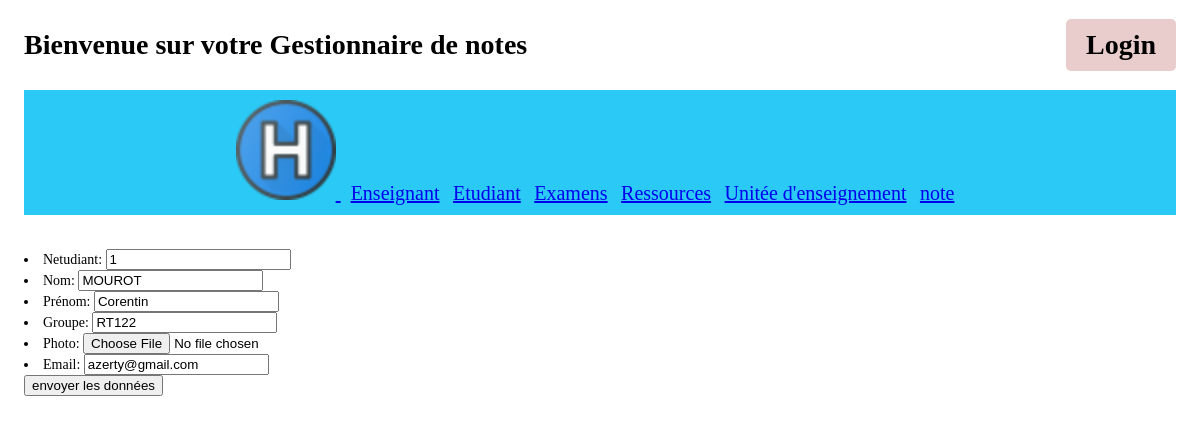
The app's page /gestionnote/updateetudiant/1 with its own data.
### gestionnote/models.py (models this page shows, shortened)
class Etudiant(models.Model): #déclare la classe Livre héritant de la classe Model, classe de base des modèles
    Netudiant = models.IntegerField(primary_key = True, default=None)
    nom = models.CharField(max_length=100) # défini un champs de type texte de 100 caractères maximum
    prénom = models.CharField(max_length = 100)
    groupe = models.CharField(max_length = 5) # champs de type entier devant être obligatoirement rempli
    photo = models.ImageField(blank=True)
    email = models.EmailField(blank=False)

### gestionnote/views.py (the view)
# urls.py: path('updateetudiant/<int:id>', views.updateetudiant, name='updateetudiant',),
def updateetudiant(request, id):
    etudiant = get_object_or_404(models.Etudiant, pk=id)
    form = EtudiantForm(instance=etudiant)
    """
    if request.method == 'POST':
        form = LivreForm(instance=livre)
        if form.is_valid():
            form.save()
            return redirect('nom-de-la-page')
    """
    return render(request, 'gestionnote/updateetudiant.html', {'form': form, 'id': id})

### gestionnote/forms.py
class EtudiantForm(ModelForm):
    class Meta:
        model = models.Etudiant
        fields = ('Netudiant','nom', 'prénom', 'groupe', 'photo', 'email')
        labels = {
            'Netudiant' :_('Netudiant'),
            'nom': _('Nom'),
            'prénom': _('Prénom'),
            'groupe': _('Groupe'),
            'photo': _('Photo'),
            'email': _('Email')
        }

### gestionnote/templates/gestionnote/updateetudiant.html (shortened to what this page needs)
{% extends 'gestionnote/main.html' %}
{% block content %}
    <form method="post" action="/gestionnote/traitementupdateetudiant/{{id}}">
    {{ form.as_ul }}
    <input type="submit" value="envoyer les données" />
{% endblock %}

### gestionnote/static/gestionnote/styles.css (style rules this page uses)
body { font-family: Arial, sans-serif; margin: 0 2%; padding: 0; font-family: "Raleway"; font-size: 14px; font-weight: 500; -webkit-font-smoothing: antialiased; }

### records on screen
Etudiant: Netudiant "1", nom "MOUROT", prénom "Corentin", groupe "RT122", email "azerty@gmail.com"
